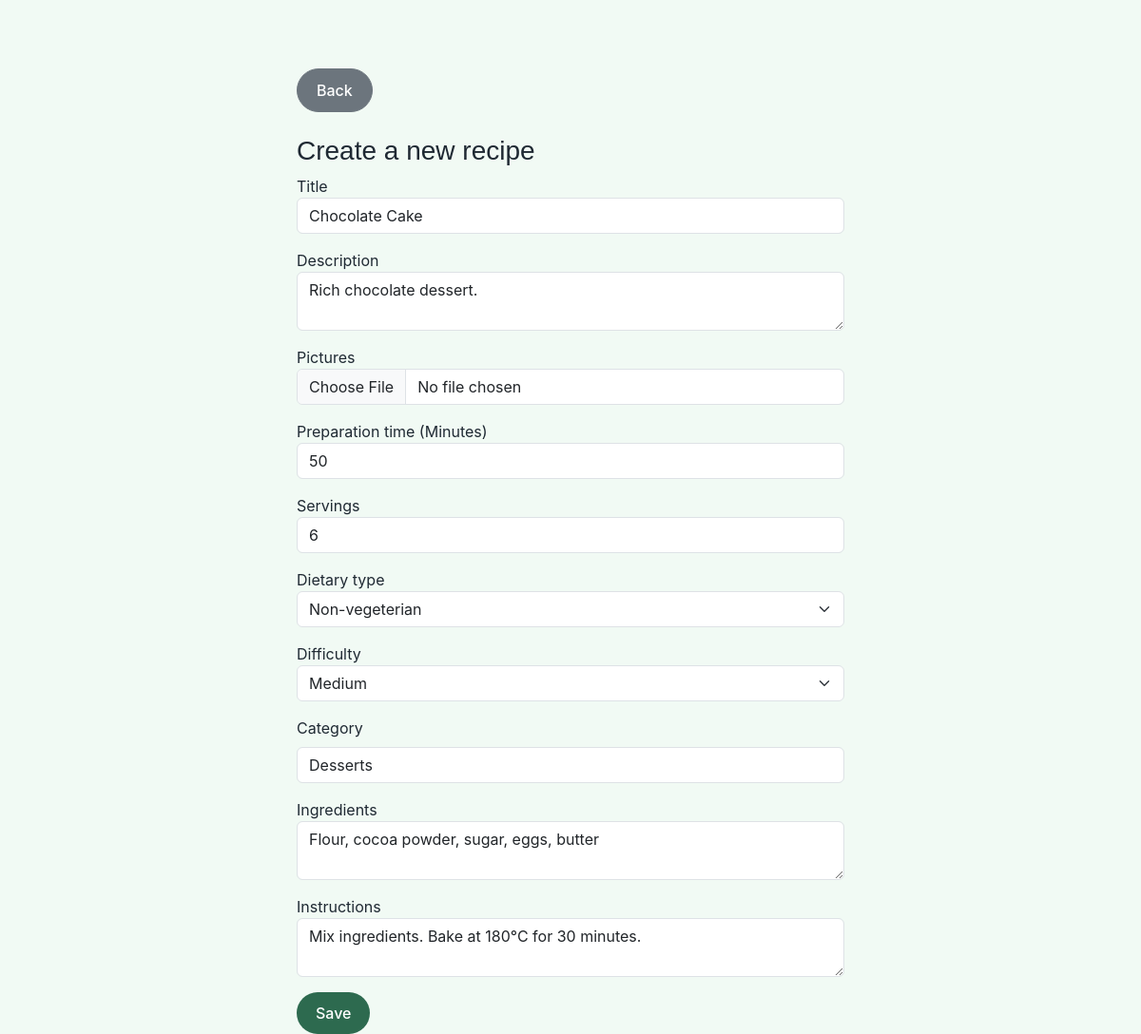
The app's page /recipes/edit.php?recipeid=7 (signed in) with its own data.
### tables this page shows
CREATE TABLE IF NOT EXISTS `recipes` (
  `id` int NOT NULL AUTO_INCREMENT,
  `title` varchar(255) NOT NULL,
  `description` text,
  `recipe_picture` varchar(255) DEFAULT NULL,
  `ingredients` text NOT NULL,
  `instructions` longtext NOT NULL,
  `prep_time` int NOT NULL,
  `dietary_type` enum('Vegeterian','Non-vegeterian','Vegan') NOT NULL,
  `category` enum('Chicken meals','Vegetables','Desserts','Fish meals') DEFAULT NULL,
  `created_at` timestamp NULL DEFAULT CURRENT_TIMESTAMP,
  `updated_at` timestamp NULL DEFAULT CURRENT_TIMESTAMP ON UPDATE CURRENT_TIMESTAMP,
  `difficulty` enum('Easy','Medium','Complicated') DEFAULT NULL,
  `servings` int NOT NULL,
  `author_id` int DEFAULT NULL,
  PRIMARY KEY (`id`),
  KEY `fk_recipes_author` (`author_id`)
);

### recipes/edit.php (the view, shortened to what this page needs)
<?php
require_once "../components/db_connect.php";
$recipeid = $_GET['recipeid'];
$sql_query = "SELECT * FROM `recipes` WHERE id = $recipeid ";
$result = mysqli_query($connect, $sql_query);
$recipe = mysqli_fetch_assoc($result);
?>
<!DOCTYPE html>
<html lang="en">
<head>
    <link href="https://cdn.jsdelivr.net/npm/bootstrap@5.3.8/dist/css/bootstrap.min.css" rel="stylesheet">
    <link rel="stylesheet" href="main.css">
</head>
<body>
    <div class="container my-5">
        <div class="row">
            <div class="col col-md-6 mx-auto">
                <a href="recipe.php" class="btn btn-secondary my-4">Back</a>
                <h3>Create a new recipe</h3>
                <form method="POST" enctype="multipart/form-data">
                    <div class="mb-3">
                        <label for="title">Title</label>
                        <input type="text" class="form-control" id="title" name="title" value="<?= $recipe['title'] ?>" required>
                    </div>
                    <div class="mb-3">
                        <label for="description">Description</label>
                        <textarea class="form-control" id="description" name="description"><?= $recipe['description'] ?></textarea>
                    </div>
                    <div class="mb-3">
                        <label for="pictures">Pictures</label>
                        <input type="file" class="form-control" id="pictures" name="pictures">
                    </div>
                    <div class="mb-3">
                        <label for="prep_time">Preparation time (Minutes)</label>
                        <input type="number" class="form-control" id="prep_time" name="prep_time" value="<?= $recipe['prep_time'] ?>" required>
                    </div>
                    <div class="mb-3">
                        <label for="servings">Servings</label>
                        <input type="number" class="form-control" id="servings" name="servings" value="<?= $recipe['servings'] ?>">
                    </div>
                    <div class="mb-3">
                        <label for="dietary_type">Dietary type</label>
                        <select name="dietary_type" id="dietary_type" class="form-select" required>
                            <option value="Non-vegeterian" <?= (isset($recipe["dietary_type"]) && $recipe["dietary_type"] == 'Non-vegeterian') ? 'selected' : '' ?>>Non-vegeterian</option>
                        </select>
                    </div>
                    <div class="mb-3">
                        <label for="difficulty">Difficulty</label>
                        <select name="difficulty" id="difficulty" class="form-select">
                            <option value="Medium" <?= (isset($recipe["difficulty"]) && $recipe["difficulty"] == 'Medium') ? 'selected' : '' ?>>Medium</option>
                        </select>
                    </div>
                    <div class="mb-3">
                        <label for="category" class="form-label">Category</label>
                        <select class="form-control" id="category" name="category">
                            <option value="Desserts" <?= (isset($recipe["category"]) && $recipe["category"] == 'Desserts') ? 'selected' : '' ?>>Desserts</option>
                        </select>
                    </div>
                    <div class="mb-3">
                        <label for="ingredients">Ingredients</label>
                        <textarea class="form-control" id="ingredients" name="ingredients" required><?= $recipe['ingredients'] ?></textarea>
                    </div>
                    <div class="mb-3">
                        <label for="instructions">Instructions</label>
                        <textarea class="form-control" id="instructions" name="instructions" required><?= $recipe['instructions'] ?></textarea>
                    </div>
                    <input type="submit" class="btn btn-primary" name="save" value="Save">
                </form>
            </div>
        </div>
    </div>
</body>
</html>

### css/main.css (style rules this page uses)
:root { --green-dark: #2d6a4f; --green-darker: #1b4332; --green-light: #74c69d; --green-soft: #d8f3dc; --green-click: #95d5b2; --green-bg: #f1faf4; --white: #ffffff; --text-dark: #1f2933; --text-muted: #6c757d; }
html, body { height: 100%; }
body { background-color: var(--green-bg); color: var(--text-dark); display: flex; flex-direction: column; font-family: "Inter", sans-serif; }
h1, h2, h3, h5 { font-family: "Poppins", sans-serif; }
.container { max-width: 1300px; }
a { text-decoration: none; }
.btn { border-radius: 999px; padding: 10px 20px; font-weight: 500; transition: all 0.2s ease; }
.btn-dark, .btn-primary, .btn-success { background: var(--green-dark) !important; border: none !important; color: white !important; }

### records on screen
recipes: title "Chocolate Cake", description "Rich chocolate dessert.", prep_time "50", servings "6", dietary_type "Non-vegeterian", difficulty "Medium", category "Desserts", ingredients "Flour, cocoa powder, sugar, eggs, butter", instructions "Mix ingredients. Bake at 180°C for 30 minutes."
